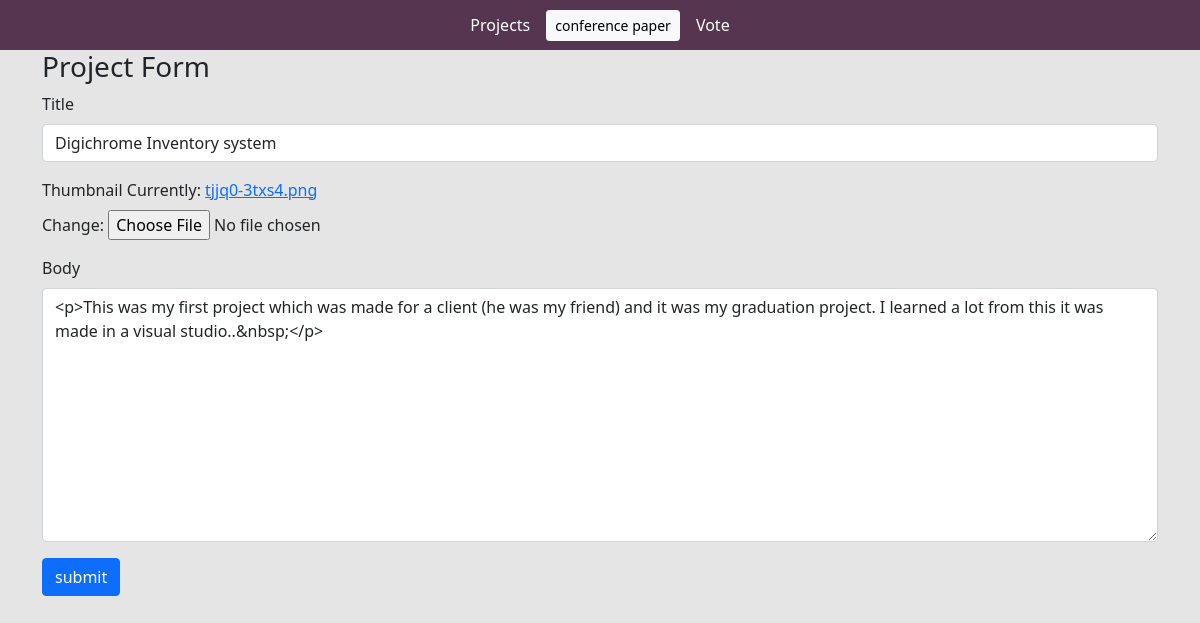
Page /edit-project/5f71d633-9164-45f0-9cfe-84fe23e9879a/ on the committed database.
### base/models.py (models this page shows, shortened)
class Project(models.Model):
    title = models.CharField(max_length=200)
    thumbnail = models.ImageField(null=True)
    body = RichTextUploadingField()
    slug = models.SlugField(null=True, blank=True)
    created = models.DateTimeField(auto_now_add=True)
    id = models.UUIDField(default=uuid.uuid4,  unique=True,
                          primary_key=True, editable=False)

### base/views.py (the view)
# urls.py: path('edit-project/<str:pk>/', views.editProject, name="edit-project"),
def editProject(request, pk):
    project = Project.objects.get(id=pk)
    form = ProjectForm(instance=project)
    if request.method == 'POST':
        form = ProjectForm(request.POST, request.FILES, instance=project)
        if form.is_valid():
            form.save()
            return redirect('home')
    context = {'form': form}
    return render(request, 'base/project_form.html', context)

### base/forms.py
class ProjectForm(ModelForm):
    class Meta:
        model = Project
        fields = ['title', 'thumbnail', 'body']
    def __init__(self, *args, **kwargs):
        super(ProjectForm, self).__init__(*args, **kwargs)
        self.fields['title'].widget.attrs.update(
            {'class': 'form-control'})
        self.fields['body'].widget.attrs.update(
            {'class': 'form-control', })

### base/templates/base/project_form.html (shortened to what this page needs)
{% extends 'base/main.html' %}
{% load static %}
{% block content %}
<div class="container">
    <h3>Project Form</h3>
    <form method="POST" enctype="multipart/form-data">
        {% for field in form %}
        <div class="mb-3">
            <label for="exampleInputPassword1" class="form-label">{{field.label}}</label>
            {{field}}
        </div>
        {% endfor %}
        <input class="btn btn-primary" type="submit" value="submit">
    </form>
</div>
{% endblock content %}

### static/styles/main.css (style rules this page uses)
body { background-color: #E5E5E5; }

### rows in the picture
Project: form "Digichrome Inventory system" "<p>This was my first project which was made for a client (he was my friend) and it was my graduation project. I learned a lot from this it was made in a visual studio..&nbsp;</p>"

### other values in the picture
{{ field.label }} "Title" "Thumbnail" "Body"
